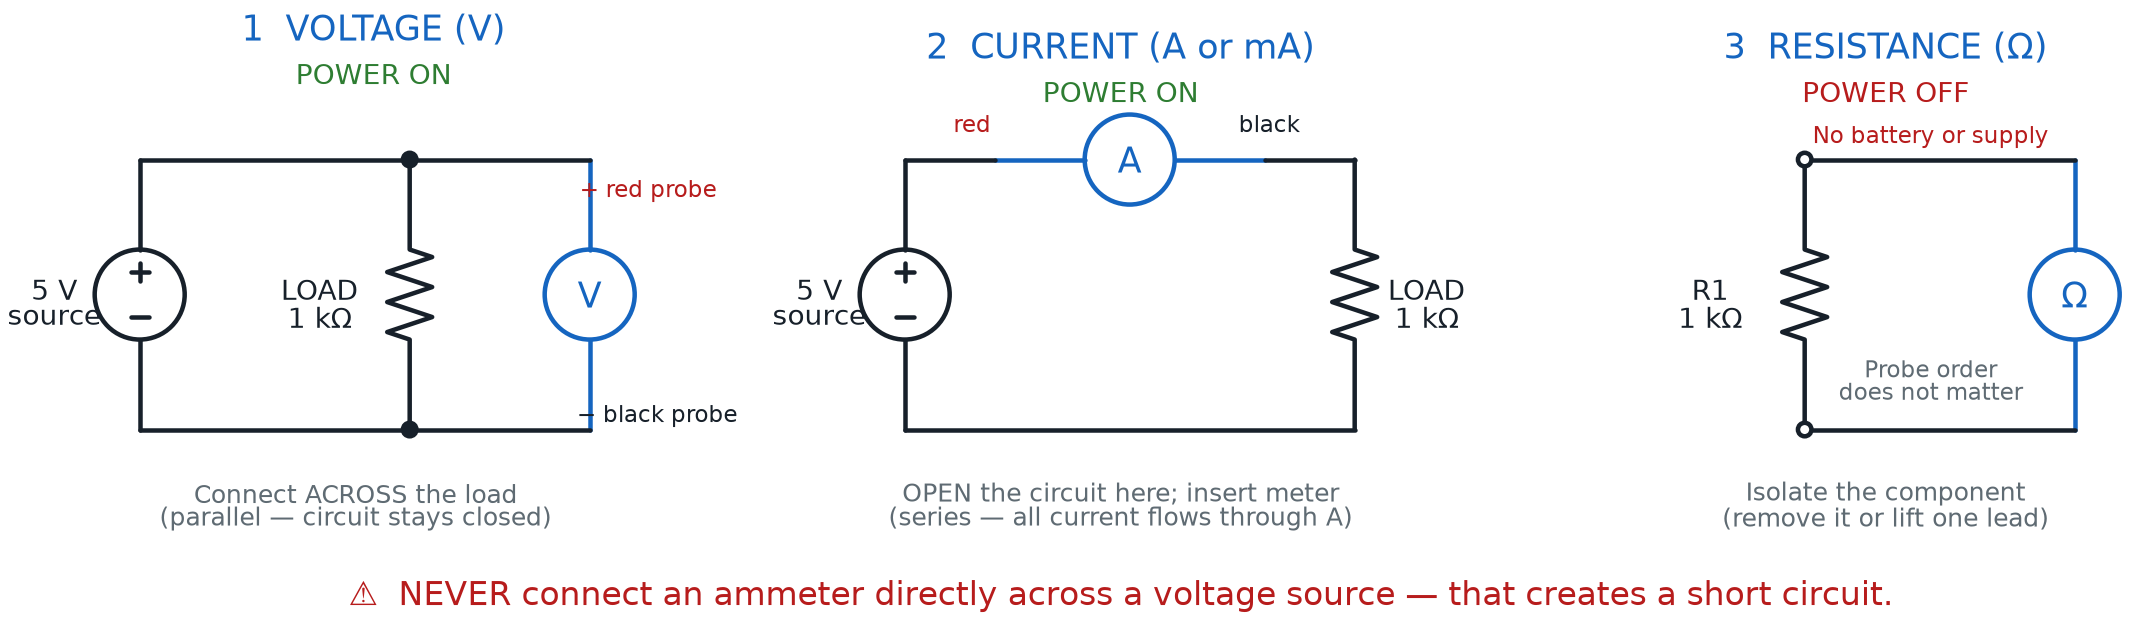

Recreate this plot in Python.
#!/usr/bin/env python3
"""Render safe multimeter connection patterns for voltage, current, and resistance.

Prompt:
    Create a three-panel instructional circuit diagram for Chapter 20. Show a
    voltmeter connected in parallel across a powered load, an ammeter inserted
    in series after opening the circuit, and an ohmmeter connected across an
    isolated, unpowered resistor. Label probe polarity for voltage and current,
    note that resistance probe order does not matter, and clearly emphasize
    that an ammeter must never be connected directly across a voltage source.

Topology: V panel = source with load and voltmeter in parallel; A panel =
source, ammeter, and load in one series loop; Ω panel = isolated resistor and
ohmmeter in parallel with no external source.
Assumptions: the example source is safe 5 V DC and each load is 1 kΩ.
"""

from __future__ import annotations

import argparse
from pathlib import Path

import matplotlib

matplotlib.use("Agg")

import schemdraw
import schemdraw.elements as elm

schemdraw.use("matplotlib")


INK = "#17202a"
BLUE = "#1565c0"
GREEN = "#2e7d32"
RED = "#b71c1c"
GRAY = "#5f6b73"


def add_text(
    drawing: schemdraw.Drawing,
    text: str,
    xy: tuple[float, float],
    *,
    color: str = INK,
    fontsize: float = 12,
) -> None:
    """Add a positioned annotation without affecting circuit topology."""
    drawing.add(elm.Label(text, fontsize=fontsize).at(xy).color(color))


def add_wire(
    drawing: schemdraw.Drawing,
    start: tuple[float, float],
    end: tuple[float, float],
) -> None:
    """Add an explicit wire between two circuit coordinates."""
    drawing.add(elm.Line().at(start).to(end).color(INK))


def add_voltage_panel(drawing: schemdraw.Drawing, x: float) -> None:
    """Draw a powered load with the voltmeter connected in parallel."""
    add_text(drawing, "1  VOLTAGE (V)", (x + 2.5, 4.35), color=BLUE, fontsize=14)
    add_text(drawing, "POWER ON", (x + 2.5, 3.85), color=GREEN, fontsize=11)

    source = drawing.add(elm.SourceV().up().at((x, 0)).color(INK))
    load = drawing.add(elm.Resistor().down().at((x + 3.0, 3.0)).color(INK))
    voltmeter = drawing.add(elm.MeterV().down().at((x + 5.0, 3.0)).color(BLUE))

    add_wire(drawing, source.end, load.start)
    add_wire(drawing, load.end, source.start)
    add_wire(drawing, load.start, voltmeter.start)
    add_wire(drawing, voltmeter.end, load.end)
    drawing.add(elm.Dot().at(load.start).color(INK))
    drawing.add(elm.Dot().at(load.end).color(INK))

    add_text(drawing, "5 V\nsource", (x - 0.85, 1.5), fontsize=11)
    add_text(drawing, "LOAD\n1 kΩ", (x + 2.1, 1.5), fontsize=11)
    add_text(drawing, "+ red probe", (x + 5.75, 2.75), color=RED, fontsize=9)
    add_text(drawing, "− black probe", (x + 5.85, 0.25), color=INK, fontsize=9)
    add_text(drawing, "Connect ACROSS the load\n(parallel — circuit stays closed)", (x + 2.5, -0.75), color=GRAY, fontsize=10)


def add_current_panel(drawing: schemdraw.Drawing, x: float) -> None:
    """Draw an ammeter inserted into one opened series path."""
    add_text(drawing, "2  CURRENT (A or mA)", (x + 2.5, 4.35), color=BLUE, fontsize=14)
    add_text(drawing, "POWER ON", (x + 2.5, 3.85), color=GREEN, fontsize=11)

    source = drawing.add(elm.SourceV().up().at((x, 0)).color(INK))
    ammeter = drawing.add(elm.MeterA().right().at((x + 1.0, 3.0)).color(BLUE))
    load = drawing.add(elm.Resistor().down().at((x + 5.0, 3.0)).color(INK))

    add_wire(drawing, source.end, ammeter.start)
    add_wire(drawing, ammeter.end, load.start)
    add_wire(drawing, load.end, source.start)

    add_text(drawing, "5 V\nsource", (x - 0.85, 1.5), fontsize=11)
    add_text(drawing, "LOAD\n1 kΩ", (x + 5.9, 1.5), fontsize=11)
    add_text(drawing, "red", (x + 0.85, 3.5), color=RED, fontsize=9)
    add_text(drawing, "black", (x + 4.15, 3.5), color=INK, fontsize=9)
    add_text(drawing, "OPEN the circuit here; insert meter\n(series — all current flows through A)", (x + 2.5, -0.75), color=GRAY, fontsize=10)


def add_resistance_panel(drawing: schemdraw.Drawing, x: float) -> None:
    """Draw an ohmmeter across a disconnected, unpowered resistor."""
    add_text(drawing, "3  RESISTANCE (Ω)", (x + 2.5, 4.35), color=BLUE, fontsize=14)
    add_text(drawing, "POWER OFF", (x + 2.5, 3.85), color=RED, fontsize=11)

    resistor = drawing.add(elm.Resistor().down().at((x + 1.5, 3.0)).color(INK))
    ohmmeter = drawing.add(elm.MeterOhm().down().at((x + 4.5, 3.0)).color(BLUE))

    add_wire(drawing, resistor.start, ohmmeter.start)
    add_wire(drawing, ohmmeter.end, resistor.end)
    drawing.add(elm.Dot(open=True).at(resistor.start).color(INK))
    drawing.add(elm.Dot(open=True).at(resistor.end).color(INK))

    add_text(drawing, "R1\n1 kΩ", (x + 0.55, 1.5), fontsize=11)
    add_text(drawing, "No battery or supply", (x + 3.0, 3.35), color=RED, fontsize=9)
    add_text(drawing, "Probe order\ndoes not matter", (x + 3.0, 0.65), color=GRAY, fontsize=9)
    add_text(drawing, "Isolate the component\n(remove it or lift one lead)", (x + 2.5, -0.75), color=GRAY, fontsize=10)


def build_drawing() -> schemdraw.Drawing:
    """Build and return the three-panel multimeter schematic."""
    drawing = schemdraw.Drawing(show=False)
    drawing.config(unit=3.0, fontsize=12, lw=1.8, color=INK)

    add_voltage_panel(drawing, 0.0)
    add_current_panel(drawing, 8.5)
    add_resistance_panel(drawing, 17.0)

    add_text(
        drawing,
        "⚠  NEVER connect an ammeter directly across a voltage source — that creates a short circuit.",
        (11.0, -1.75),
        color=RED,
        fontsize=13,
    )
    return drawing


def main() -> None:
    parser = argparse.ArgumentParser(description=__doc__)
    parser.add_argument("output", type=Path, help="Output .svg or .png path")
    args = parser.parse_args()
    if args.output.suffix.lower() not in {".svg", ".png"}:
        parser.error("output must end in .svg or .png")
    args.output.parent.mkdir(parents=True, exist_ok=True)

    drawing = build_drawing()
    drawing.save(
        args.output,
        transparent=args.output.suffix.lower() == ".svg",
        dpi=180,
    )


if __name__ == "__main__":
    main()
